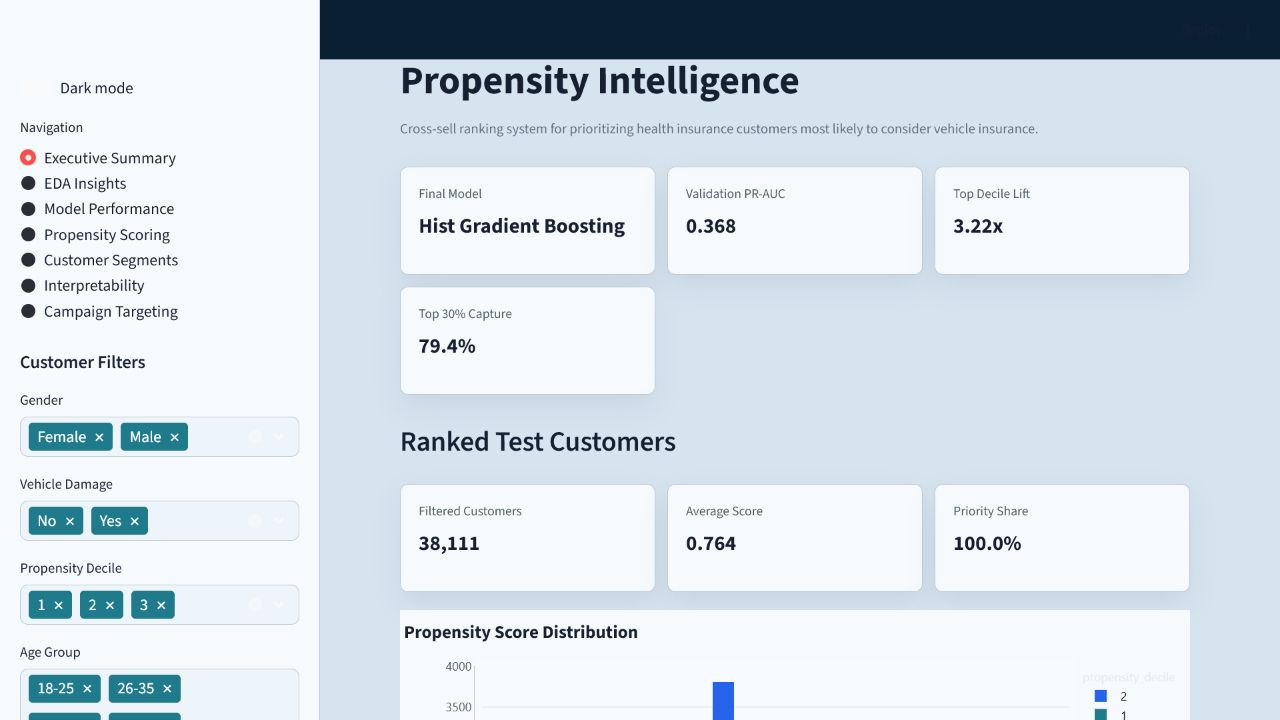
#> input picture outputs/dashboard_screenshots/executive_summary_light.png, 1280 x 720 px; its folder holds 2 pictures in this run
$ python generate_portfolio_assets.py
#> lines starting #> are read from the running program, lines starting #| are printed output that depends on the picture
"""Generate website-ready portfolio cover images from dashboard screenshots."""

from __future__ import annotations

import json
import shutil
from pathlib import Path

from PIL import Image, ImageDraw, ImageFont


PROJECT_ROOT = Path(__file__).resolve().parents[1]
SCREENSHOT_DIR = PROJECT_ROOT / "outputs" / "dashboard_screenshots"
OUTPUT_DIR = PROJECT_ROOT / "outputs" / "portfolio_assets"
ASSET_DIR = PROJECT_ROOT / "streamlit_app" / "assets" / "portfolio_assets"
Font = ImageFont.FreeTypeFont | ImageFont.ImageFont


def font(size: int, bold: bool = False) -> Font:
    filename = "segoeuib.ttf" if bold else "segoeui.ttf"
    candidates = [
        Path("C:/Windows/Fonts") / filename,
        Path("C:/Windows/Fonts/arialbd.ttf" if bold else "C:/Windows/Fonts/arial.ttf"),
    ]
    for candidate in candidates:
        if candidate.exists():
            return ImageFont.truetype(str(candidate), size=size)
    return ImageFont.load_default()


def rounded_paste(canvas: Image.Image, image: Image.Image, box: tuple[int, int], radius: int = 28) -> None:
    mask = Image.new("L", image.size, 0)
    draw = ImageDraw.Draw(mask)
    draw.rounded_rectangle((0, 0, image.size[0], image.size[1]), radius=radius, fill=255)
    canvas.paste(image, box, mask)


def draw_metric(draw: ImageDraw.ImageDraw, xy: tuple[int, int], label: str, value: str, colors: dict[str, str]) -> None:
    x, y = xy
    draw.rounded_rectangle((x, y, x + 260, y + 112), radius=16, fill=colors["card"], outline=colors["border"], width=2)
    draw.text((x + 22, y + 20), label, fill=colors["muted"], font=font(22))
    draw.text((x + 22, y + 54), value, fill=colors["text"], font=font(36, bold=True))


def make_cover(theme_name: str) -> Path:
#> called with theme_name = 'light'
    dark = theme_name == "dark"
    colors = {
        "background": "#0B1F33" if dark else "#D6E4F0",
        "panel": "#102A44" if dark else "#F7FAFC",
        "card": "#132F4C" if dark else "#F8FBFE",
        "border": "#315B7F" if dark else "#B8C8D8",
        "text": "#F8FAFC" if dark else "#172033",
        "muted": "#CBD5E1" if dark else "#52616B",
        "accent": "#38BDF8" if dark else "#1F7A8C",
        "accent_2": "#2DD4BF" if dark else "#2563EB",
    }

    source = SCREENSHOT_DIR / f"executive_summary_{theme_name}.png"
    if not source.exists():
        raise FileNotFoundError(f"Dashboard screenshot is missing: {source}")

    canvas = Image.new("RGB", (1600, 900), colors["background"])
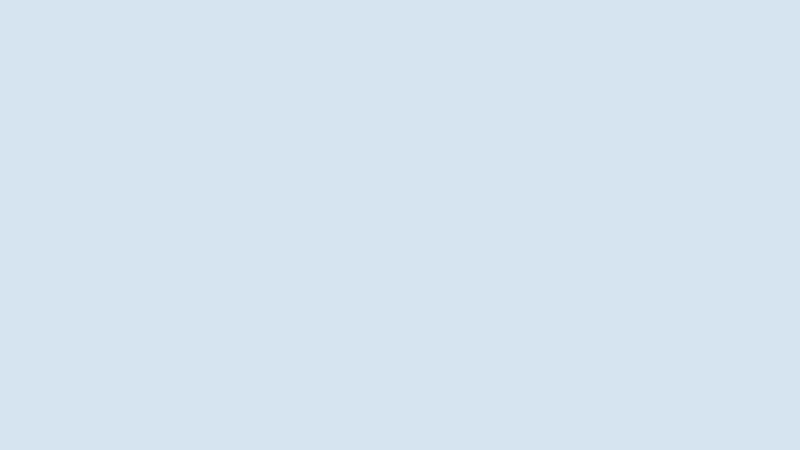
#> canvas: PIL image 1600x900 RGB (shown at 1/2 size); mean R, G, B 214, 228, 240
    draw = ImageDraw.Draw(canvas)

    draw.rounded_rectangle((52, 52, 1548, 848), radius=34, fill=colors["panel"], outline=colors["border"], width=2)
    draw.rectangle((52, 52, 1548, 134), fill="#07111F" if dark else "#0B1F33")
    draw.text((90, 82), "Insurance Customer Propensity Prediction", fill="#F8FAFC", font=font(30, bold=True))
    draw.text((1290, 86), "Data Science Portfolio", fill="#38BDF8", font=font(24, bold=True))

    draw.text((94, 192), "Propensity Intelligence", fill=colors["text"], font=font(56, bold=True))
    subtitle = "Customer ranking, model lift, segmentation, and campaign targeting."
    draw.text((98, 268), subtitle, fill=colors["muted"], font=font(25))

    draw_metric(draw, (98, 362), "ROC-AUC", "0.858", colors)
    draw_metric(draw, (390, 362), "PR-AUC", "0.368", colors)
    draw_metric(draw, (98, 506), "Top Decile Lift", "3.22x", colors)
    draw_metric(draw, (390, 506), "Top 30% Capture", "79.4%", colors)

    draw.rounded_rectangle((98, 678, 690, 756), radius=22, fill=colors["accent"])
    draw.text((132, 700), "Scoring dashboard + reproducible ML pipeline", fill="#06111F" if dark else "#FFFFFF", font=font(23, bold=True))

    screenshot = Image.open(source).convert("RGB")
#> screenshot is the input picture: PIL image 1280x720 RGB; mean R, G, B 210.1, 220.6, 228.4
    screenshot = screenshot.resize((790, 444), Image.Resampling.LANCZOS)
#> screenshot: PIL image 790x444 RGB
    rounded_paste(canvas, screenshot, (730, 230), radius=26)
#> in rounded_paste, `mask = Image.new("L", image.size, 0)`: mask: PIL image 790x444 L; every value is 0
#> in rounded_paste, `canvas.paste(image, box, mask)`:
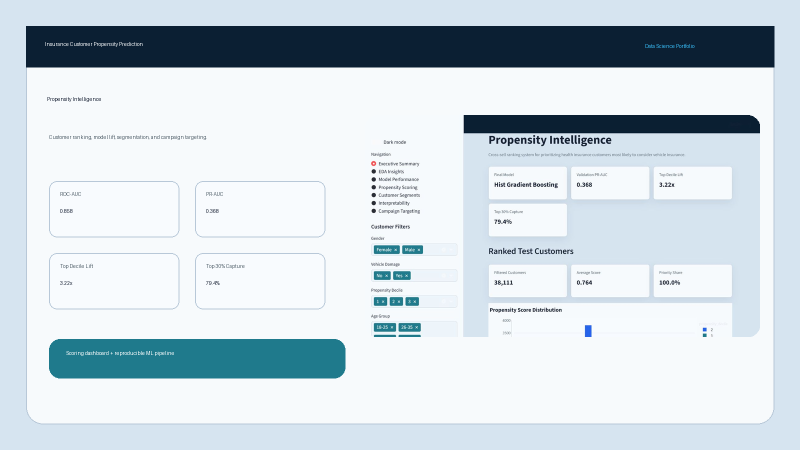
#> canvas: PIL image 1600x900 RGB (shown at 1/2 size); mean R, G, B 204.6, 215.6, 223
    draw.rounded_rectangle((730, 230, 1520, 674), radius=26, outline=colors["accent_2"], width=3)

    output = OUTPUT_DIR / f"insurance_propensity_cover_{theme_name}.png"
    canvas.save(output, quality=95)
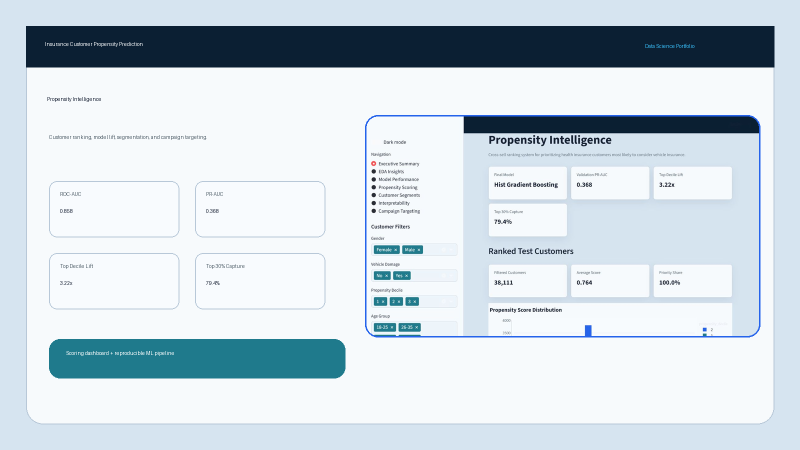
#> saved as insurance_propensity_cover_light.png: PIL image 1600x900 RGB (shown at 1/2 size); mean R, G, B 203.9, 215.2, 223.2
    return output


def main() -> None:
    OUTPUT_DIR.mkdir(parents=True, exist_ok=True)
    ASSET_DIR.mkdir(parents=True, exist_ok=True)
    generated = []
    for theme_name in ["light", "dark"]:
        output = make_cover(theme_name)
        shutil.copy2(output, ASSET_DIR / output.name)
        generated.append(str(output.relative_to(PROJECT_ROOT)))
        print(output)
#> pass 2 of the loop in main, `for theme_name in ["light", "dark"]:`:
#> in make_cover (call 2), `canvas = Image.new("RGB", (1600, 900), colors["background"])`:
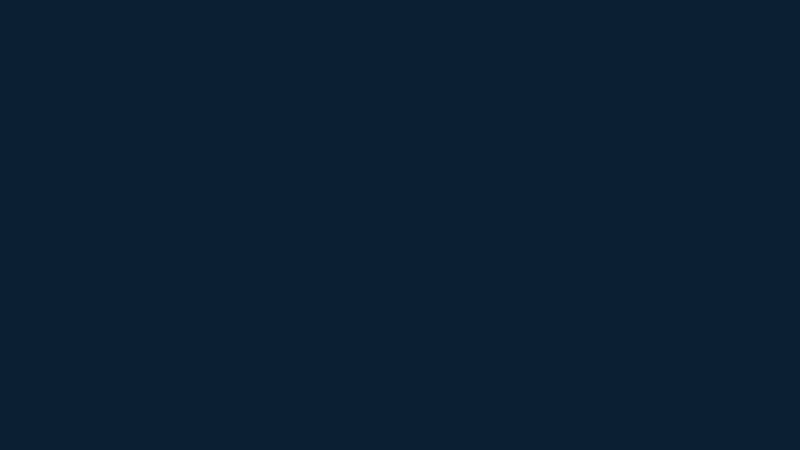
#> canvas: PIL image 1600x900 RGB (shown at 1/2 size); mean R, G, B 11, 31, 51
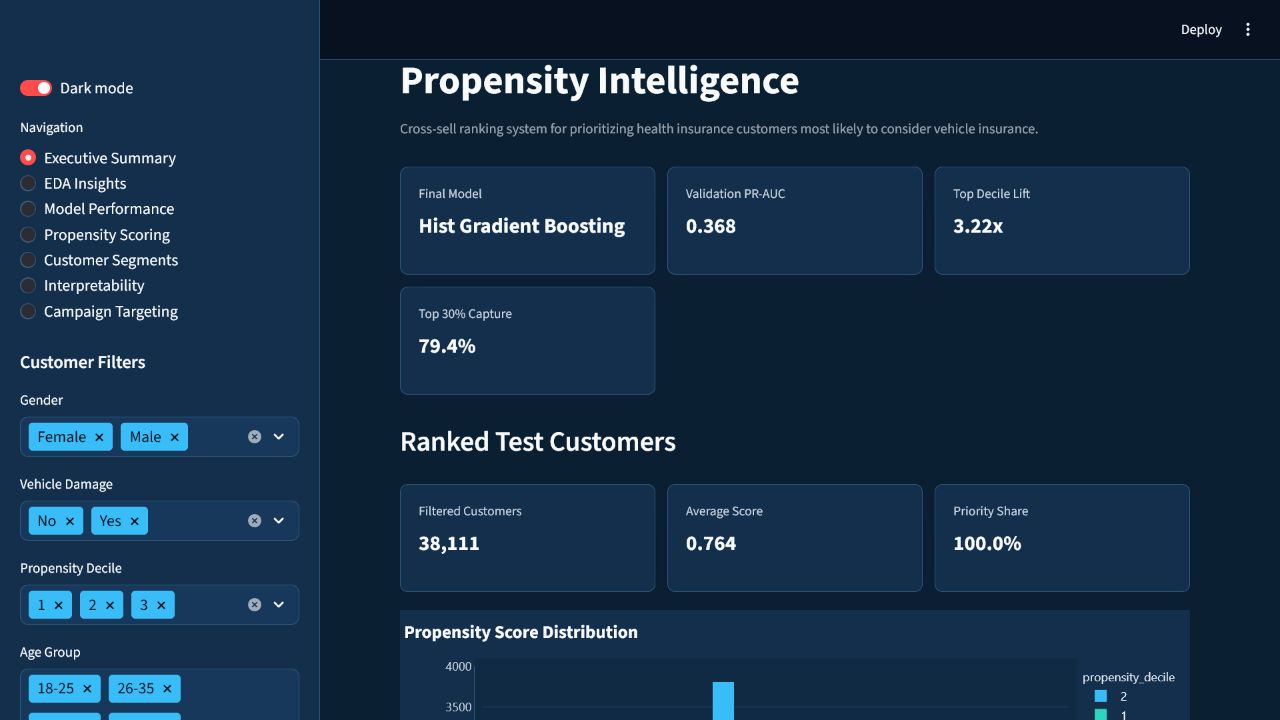
#> input picture outputs/dashboard_screenshots/executive_summary_dark.png, 1280 x 720 px
#> in make_cover, screenshot is the input picture: PIL image 1280x720 RGB; mean R, G, B 21.6, 46.6, 70.8
#> screenshot: PIL image 790x444 RGB
#> in make_cover (call 2), `canvas.save(output, quality=95)`:
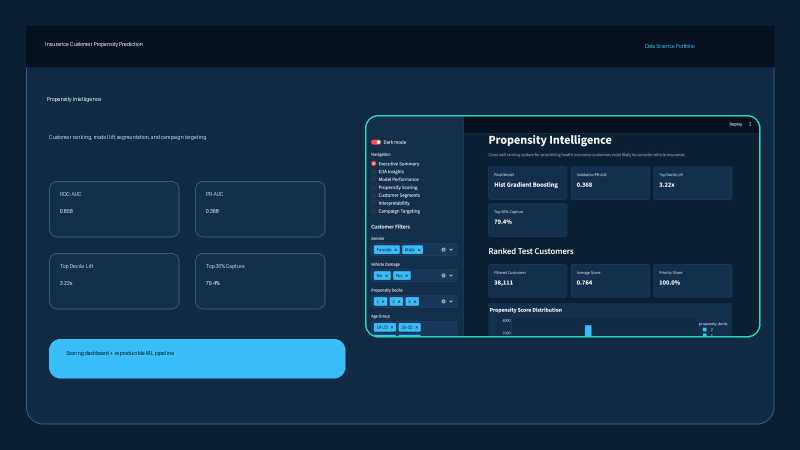
#> saved as insurance_propensity_cover_dark.png: PIL image 1600x900 RGB (shown at 1/2 size); mean R, G, B 17.9, 45.7, 70.3
    manifest = {
        "portfolio_covers": generated,
        "dashboard_screenshots": [
            str(path.relative_to(PROJECT_ROOT))
            for path in sorted((PROJECT_ROOT / "outputs" / "dashboard_screenshots").glob("*.png"))
        ],
        "analysis_charts": [
            str(path.relative_to(PROJECT_ROOT))
            for path in sorted((PROJECT_ROOT / "outputs" / "charts").glob("*.png"))
        ],
    }
    (OUTPUT_DIR / "asset_manifest.json").write_text(json.dumps(manifest, indent=2), encoding="utf-8")


if __name__ == "__main__":
    main()
